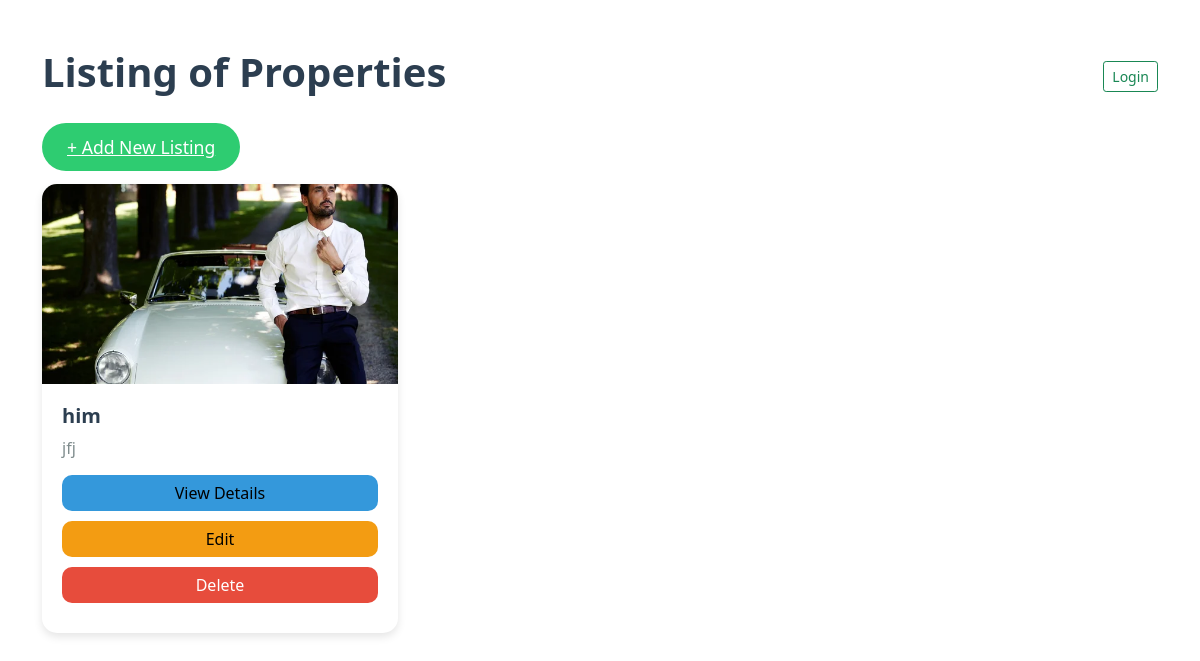
Page /main_page/listing_list on the earlier database version.
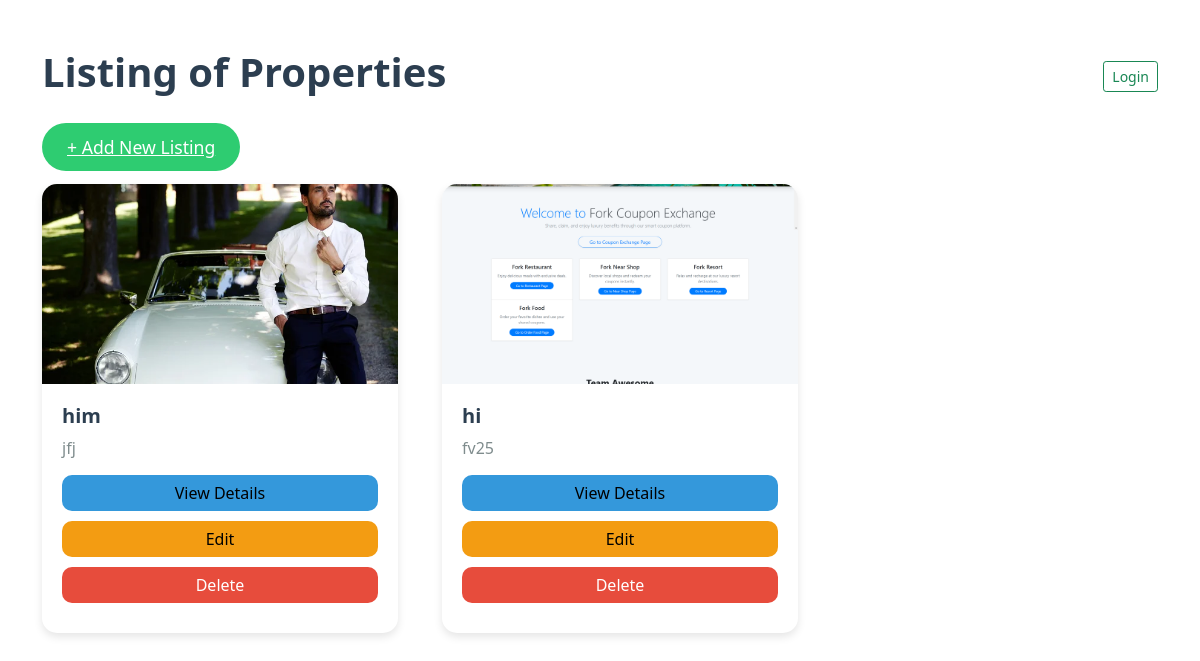
Same page on the later database version.
### main_page/models.py (models this page shows, shortened)
class Listing(models.Model):
  realtor = models.ForeignKey(Realtor, on_delete=models.CASCADE)
  title = models.CharField(max_length=200)
  address = models.CharField(max_length=200)
  city = models.CharField(max_length=100)
  state = models.CharField(max_length=100)
  zipcode = models.CharField(max_length=20)
  description = models.TextField(blank=True)
  price = models.IntegerField()
  bedrooms = models.IntegerField()
  bathrooms = models.DecimalField(max_digits=2, decimal_places=1)
  garage = models.IntegerField(default=0)
  sqft = models.IntegerField()
  lot_size = models.DecimalField(max_digits=5, decimal_places=1)
  photo_main = models.ImageField(upload_to='photos/%Y/%m/%d/')
  photo_1 = models.ImageField(upload_to='photos/%Y/%m/%d/', blank=True)
  photo_2 = models.ImageField(upload_to='photos/%Y/%m/%d/', blank=True)
  photo_3 = models.ImageField(upload_to='photos/%Y/%m/%d/', blank=True)
  photo_4 = models.ImageField(upload_to='photos/%Y/%m/%d/', blank=True)
  photo_5 = models.ImageField(upload_to='photos/%Y/%m/%d/', blank=True)
  photo_6 = models.ImageField(upload_to='photos/%Y/%m/%d/', blank=True)
  is_published = models.BooleanField(default=True)
  list_date = models.DateTimeField(default=datetime.now, blank=True)

### main_page/views.py (the view)
# urls.py: path('listing_list', views.listing_list, name='listing_list'),
def listing_list(request):
    listings = Listing.objects.all()
    return render(request, "main_page/listing_list.html", {"listings": listings})

### templates/main_page/listing_list.html (shortened to what this page needs)
<!DOCTYPE html>
<html lang="en">
<head>
    <link href="https://cdn.jsdelivr.net/npm/bootstrap@5.1.3/dist/css/bootstrap.min.css" rel="stylesheet">
</head>
<body>
    <div class="container mt-5">
        <div class="header">
            <h1>Listing of Properties</h1>
            <div class="user-info">
                {% if user.is_authenticated %}
                    <span>Welcome, {{ user.username }}</span>
                    <a href="{% url 'logout_view' %}" class="btn btn-outline-danger btn-sm ml-3">Logout</a>
                {% else %}
                    <a href="{% url 'login' %}" class="btn btn-outline-success btn-sm">Login</a>
                {% endif %}
            </div>
        </div>
        <a href="{% url 'listing_create' %}" class="btn-add-listing">+ Add New Listing</a>
        <div class="row mt-4">
            {% for listing in listings %}
                <div class="col-md-4 col-sm-6 col-12 mb-4">
                    <div class="card">
                        <img src="http://127.0.0.1:8000/main_page{{ listing.photo_main.url }}" class="card-img-top" alt="{{ listing.title }}">
                        <div class="card-body">
                            <h5 class="card-title">{{ listing.title }}</h5>
                            <p class="card-text">{{ listing.description|truncatewords:20 }}</p>
                            <a href="{% url 'listing_detail' pk=listing.pk %}" class="btn btn-info">View Details</a>
                            <a href="{% url 'listing_update' pk=listing.pk %}" class="btn btn-warning">Edit</a>
                            <a href="{% url 'listing_delete' pk=listing.pk %}" class="btn btn-danger">Delete</a>
                        </div>
                    </div>
                </div>
            {% endfor %}
        </div>
    </div>
</body>
</html>

Differences in the rows shown:
added Listing: photo_main (picture), title "hi", description "fv25"
